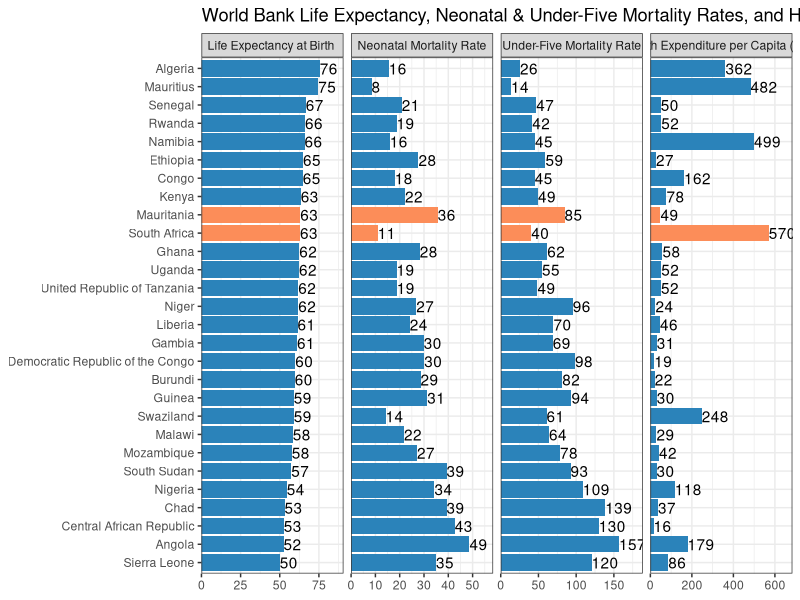

Reproduce this figure in R.
## ---- chunk 1
knitr::opts_chunk$set(echo = TRUE)
## ---- chunk 2
library(magrittr) #pipes
library(ggplot2) #ploting 
library(dplyr)
library(tidyr)

## ---- chunk 3
ds <- readxl::read_xlsx(path = "../2020-12-28-my-start-to-r/Tableau 10 Training Practice Data.xlsx"
                        ,sheet = "03 - WHO Life Expect & Mort"
                        )
## ---- chunk 4
varnames <-  c("who_region", "country", "year" , "sex" , "life_expect_birth" , "neo_mort"
               ,"under_five_mort" , "health_expenditure")
names(ds) <- varnames

# Order Countries based on Life Expectancy at Birth

ds$country <- factor(ds$country, levels = ds$country[order(ds$life_expect_birth)]) 

#To "Long" Form

ds1 <-  ds %>% pivot_longer(5:8)#select columns 5 throuh 8, leave new columns at default names

# Set up labels for Facet, as well as function for Facet Labeller

facet_labels <-  list(
"life_expect_birth"   = "Life Expectancy at Birth "                            
,"neo_mort"           = "Neonatal Mortality Rate"             
,"under_five_mort"    = "Under-Five Mortality Rate"
,"health_expenditure" = "Health Expenditure per Capita (US$)"  )

variable_labeller <- function(variable,value){
  return(facet_labels[value])
}


## ---- chunk 5

hightlight_countries <- (c("Mauritania", "South Africa")) 

g1 <-  ds1 %>% filter(who_region == "Africa") %>% 
  mutate(name = factor(name, levels = c("life_expect_birth" , "neo_mort"
               ,"under_five_mort" , "health_expenditure"))
         ,highlight = country %in% hightlight_countries) %>% 
  ggplot(aes(x = country, y = value, fill = highlight)) +
  geom_col(show.legend = FALSE) +
  coord_flip() +
  labs(
    title = "World Bank Life Expectancy, Neonatal & Under-Five Mortality Rates, and Health Expenditure Analysis"
    ,x  = NULL
    ,y = NULL
  ) +
  facet_grid(~name, scales = "free_x",labeller = variable_labeller) +
  theme_bw() +
  geom_text(aes(label = round(value, 0)), hjust = 0) +
  scale_y_continuous(expand = expand_scale(mult = c(0,0.2))) +
  scale_fill_manual(values = c("TRUE" = "#fc8d59", "FALSE" = "#2b83ba"))
g1
